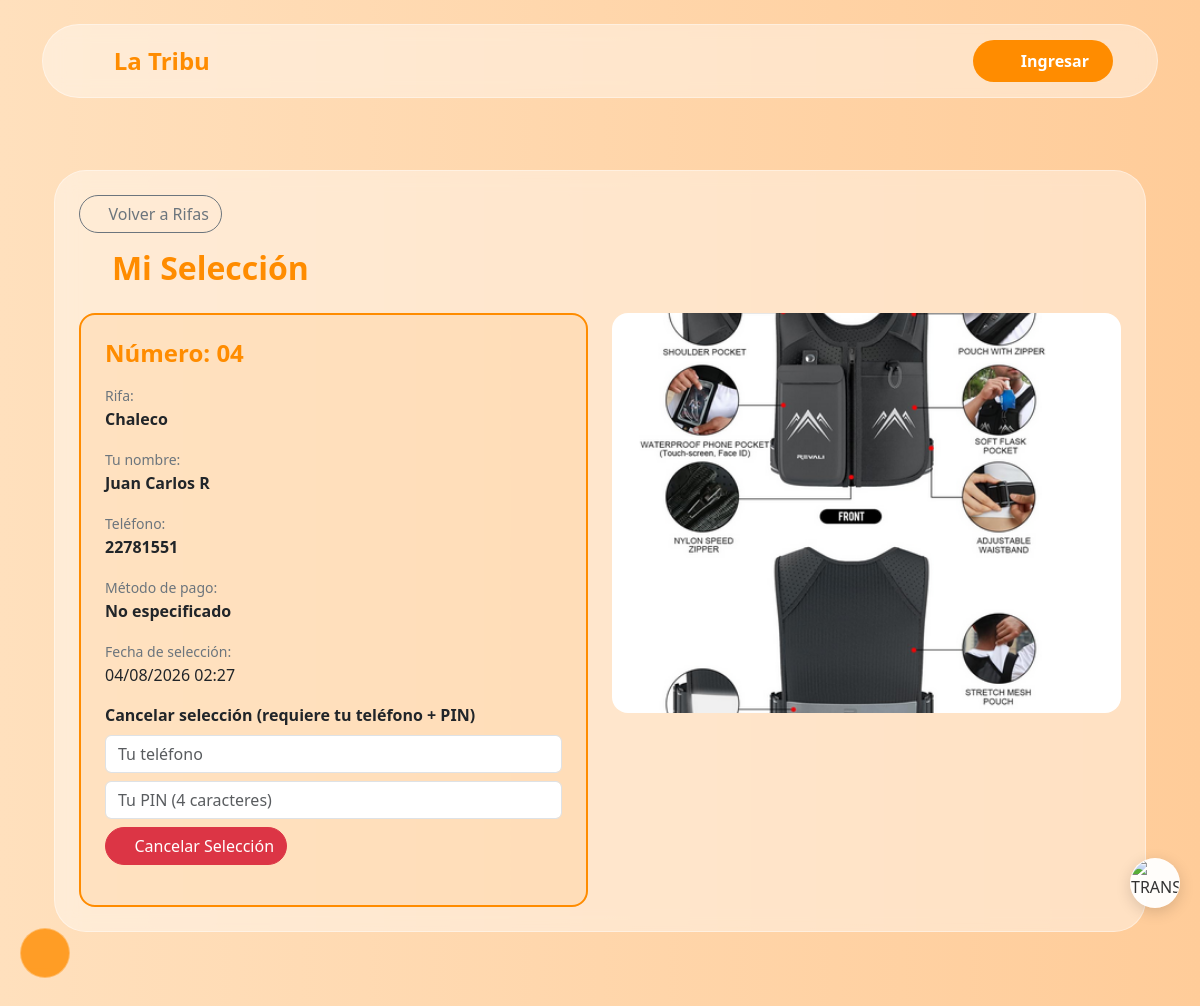
/rifas/mi-seleccion/2, run on the app's committed database.
### models_rifas.py (models this page shows)
class RaffleSelection(db.Model):
    __tablename__ = 'raffle_selection'
    id = db.Column(db.Integer, primary_key=True)
    raffle_id = db.Column(db.Integer, db.ForeignKey('raffle.id'), nullable=False)
    number = db.Column(db.String(5), nullable=False)
    customer_name = db.Column(db.String(200), nullable=False)
    customer_phone = db.Column(db.String(50), nullable=False)
    customer_cedula = db.Column(db.String(50))
    pin = db.Column(db.String(10), nullable=False)
    selection_password = db.Column(db.String(100), nullable=False, default='', server_default='')
    created_at = db.Column(db.DateTime, default=datetime.utcnow)
    is_canceled = db.Column(db.Boolean, default=False)
    is_paid = db.Column(db.Boolean, default=False)
    payment_method = db.Column(db.String(50), default='No especificado')
    sinpe_name = db.Column(db.String(200))
    sinpe_phone = db.Column(db.String(50))
    __table_args__ = (db.UniqueConstraint('raffle_id', 'number', name='_raffle_number_uc'),)

class Raffle(db.Model):
    __tablename__ = 'raffle'
    id = db.Column(db.Integer, primary_key=True)
    raffle_number = db.Column(db.String(50), unique=True, nullable=False)
    name = db.Column(db.String(200), nullable=False)
    price = db.Column(db.Float, nullable=False)
    prize = db.Column(db.String(500), nullable=False)
    detail = db.Column(db.Text, nullable=False)
    raffle_date = db.Column(db.Date, nullable=False)
    raffle_time = db.Column(db.String(50))
    image_filename = db.Column(db.String(255), nullable=False)
    winning_numbers = db.Column(db.Text, default='[]')
    sinpe_name_default = db.Column(db.String(200))
    sinpe_phone_default = db.Column(db.String(50))
    created_at = db.Column(db.DateTime, default=datetime.utcnow)
    is_active = db.Column(db.Boolean, default=True)
    selections = db.relationship('RaffleSelection', backref='raffle', lazy=True, cascade='all, delete-orphan')

### routes/rifas_public.py (the view)
@bp.route('/rifas/mi-seleccion/<int:selection_id>')
def mi_seleccion(selection_id):
    selection = RaffleSelection.query.get_or_404(selection_id)
    if not selection.raffle.is_active:
        flash('Esta rifa no está activa', 'warning')
        return redirect(url_for('main.list_rifas'))
    try:
        winners = json.loads(selection.raffle.winning_numbers) if selection.raffle.winning_numbers else []
    except Exception:
        winners = []
    is_winner = selection.number in winners if not selection.is_canceled else False
    return render_template('mi_seleccion.html', selection=selection, winners=winners, is_winner=is_winner)

### routes/__init__.py (called while the page is built)
@bp.before_request
def ensure_session_avatar():
    if 'user_id' in session:
        if 'avatar' not in session or 'email' not in session:
            user = User.query.get(session['user_id'])
            if user:
                if 'avatar' not in session:
                    session['avatar'] = user.avatar or ''
                if 'email' not in session:
                    session['email'] = user.email or ''

### templates/mi_seleccion.html (shortened to what this page needs)
{% extends "base.html" %}
{% block content %}
<div class="container mt-4">
    <div class="glass-panel rounded-5 p-4">
        <a href="{{ url_for('main.list_rifas') }}" class="btn btn-outline-secondary rounded-pill mb-3">
            <i class="bi bi-arrow-left me-1"></i>Volver a Rifas
        </a>
        <h2 class="fw-bold text-orange mb-4"><i class="bi bi-ticket me-2"></i>Mi Selección</h2>
        <div class="row g-4">
            <div class="col-12 col-md-6">
                <div class="rounded-4 p-4" style="background: rgba(255,140,0,0.1); border: 2px solid #ff8c00;">
                    <h4 class="fw-bold text-orange mb-3">Número: {{ selection.number }}</h4>
                    <div class="mb-3">
                        <small class="text-secondary">Rifa:</small>
                        <div class="fw-bold">{{ selection.raffle.name }}</div>
                    </div>
                    <div class="mb-3">
                        <small class="text-secondary">Tu nombre:</small>
                        <div class="fw-bold">{{ selection.customer_name }}</div>
                    </div>
                    <div class="mb-3">
                        <small class="text-secondary">Teléfono:</small>
                        <div class="fw-bold">{{ selection.customer_phone }}</div>
                    </div>
                    <div class="mb-3">
                        <small class="text-secondary">Método de pago:</small>
                        <div class="fw-bold">{{ selection.payment_method }}</div>
                    </div>
                    <div class="mb-3">
                        <small class="text-secondary">Fecha de selección:</small>
                        <div>{{ selection.created_at.strftime('%d/%m/%Y %H:%M') }}</div>
                    </div>
                    {% if selection.is_canceled %}
                    <div class="alert alert-danger rounded-3">
                        Esta selección ha sido cancelada.
                    </div>
                    {% elif is_winner %}
                    <div class="alert alert-warning rounded-3">
                        <strong>🎉 ¡FELICIDADES! ¡GANADOR!</strong>
                    </div>
                    {% else %}
                    <div class="mb-3">
                        <label class="form-label fw-bold">Cancelar selección (requiere tu teléfono + PIN)</label>
                        <input type="text" id="cancelPhone" class="form-control mb-2" placeholder="Tu teléfono">
                        <input type="text" id="cancelPin" class="form-control mb-2" placeholder="Tu PIN (4 caracteres)" maxlength="4" pattern="[A-Za-z0-9]{4}">
                        <button onclick="cancelarSeleccion()" class="btn btn-danger rounded-pill">
                            <i class="bi bi-x-circle me-1"></i>Cancelar Selección
                        </button>
                    </div>
                    {% endif %}
                </div>
            </div>
            <div class="col-12 col-md-6">
                <img src="{{ url_for('static', filename='uploads/rifas/' + selection.raffle.image_filename) }}"
                     class="rounded-4 w-100" style="max-height: 400px; object-fit: cover;" alt="{{ selection.raffle.name }}">
            </div>
        </div>
    </div>
</div>
{% endblock %}

### static/css/global.css (style rules this page uses)
:root { --bg-dark: #1e1e1e; --bg-darker: #121212; --text-light: #f1f1f1; --primary-orange: #ff8c00; --primary-hover: #e07b00; --nav-mobile-height: 65px; }
.text-orange { color: var(--primary-orange) !important; }
a { color: var(--primary-orange); text-decoration: none; }

### static/css/base.css (style rules this page uses)
body { background: linear-gradient(to right, #ffe0bd 0%, #ffcc99 100%); background-attachment: fixed; min-height: 100vh; display: flex; flex-direction: column; }
.glass-panel { background: rgba(255, 255, 255, 0.4); backdrop-filter: blur(10px); -webkit-backdrop-filter: blur(10px); border: 1px solid rgba(255, 255, 255, 0.4); box-shadow: 0 8px 32px 0 rgba(31, 38, 135, 0.05); }
*, *::before, *::after { box-shadow: none !important; text-shadow: none !important; }

### templates/partials/base_styles.html (style rules this page uses)
*, *::before, *::after { box-shadow: none !important; text-shadow: none !important; }

### data on the page
RaffleSelection: number "04", customer_name "Juan Carlos R", customer_phone "22781551", payment_method "No especificado", created_at "04/08/2026 02:27"
Raffle: raffle.name "Chaleco", image_filename (picture)
